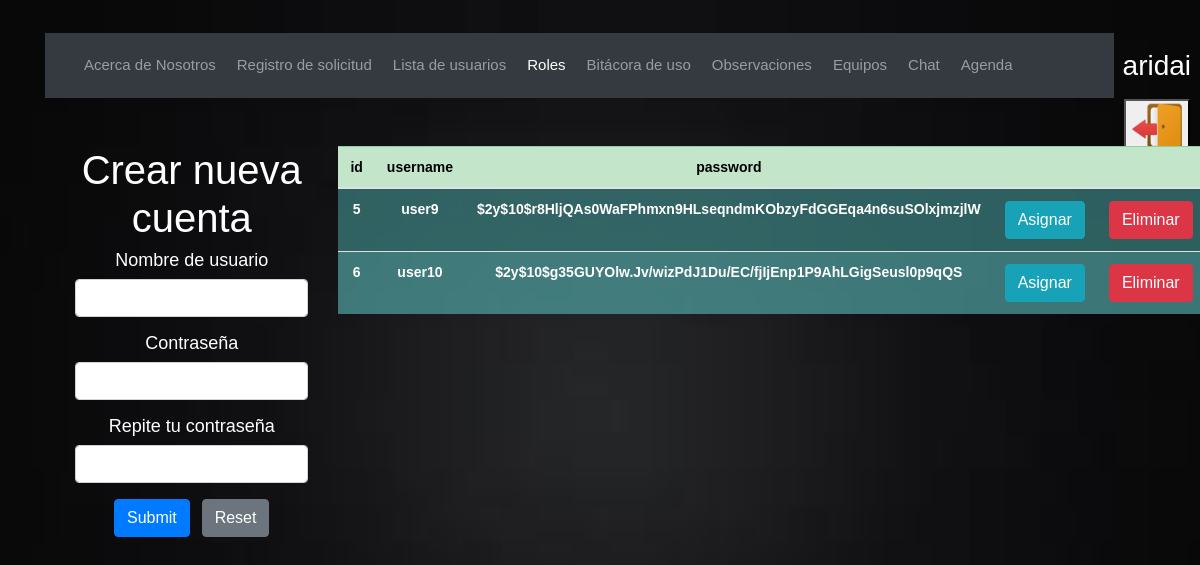
/ProyectoTW/admin/roles/roles.php (signed in), run on the app's committed database.
### tables this page shows
CREATE TABLE IF NOT EXISTS `users` (
  `id` int NOT NULL AUTO_INCREMENT,
  `username` varchar(50) NOT NULL,
  `password` varchar(255) NOT NULL,
  `created_at` datetime DEFAULT CURRENT_TIMESTAMP,
  PRIMARY KEY (`id`),
  UNIQUE KEY `username` (`username`)
);

### ProyectoTW/admin/roles/roles.php (the view, shortened to what this page needs)
<?php
$con=conectar();
$sql="SELECT * FROM users";
$query=mysqli_query($con,$sql);
$username = $password = $confirm_password = "";
$username_err = $password_err = $confirm_password_err = "";
?>
<!DOCTYPE html>
<html lang="en">
<head>
    <link rel="stylesheet" href="https://stackpath.bootstrapcdn.com/bootstrap/4.5.2/css/bootstrap.min.css">
    <link rel="stylesheet" href="../css/estilos.css">
</head>
<body>
<div class="usuario">
        <?php
        $usuario = $_SESSION['username'];
        echo "<p><h3>$usuario</h3></p>";
        ?>
        <figure>
            <button type="button" onclick="document.location='logout.php'"> <img src="../img/logout.png" height="50px" width="50px"> </button>
            <figcaption>Cerrar Sesión</figcaption>
        </figure>
    </div>
    <div class="container" role="main">
        <div class="c1">
            <div class="menu">
            <nav class="navbar navbar-expand-lg navbar-dark bg-dark">
                    <div class="container-fluid">
                        <div class="collapse navbar-collapse" id="navbarNav">
                            <ul class="navbar-nav">
                            <li class="nav-item">
                                    <a class="nav-link" href="../../login/welcome.php">Acerca de Nosotros</a>
                                </li>
                                <li class="nav-item">
                                    <a class="nav-link" href="../../solicitudes/index.php">Registro de solicitud</a>
                                </li>
                                <li class="nav-item">
                                    <a class="nav-link" href="../listaUsuarios/alumno.php">Lista de usuarios</a>
                                </li>
                                <li class="nav-item">
                                <a class="nav-link active" aria-current="page" href="../admin/roles/roles.php">Roles</a>
                                </li>
                                <li class="nav-item">
                                    <a class="nav-link" href="../../solicitudes/tabla.php">Bitácora de uso</a>
                                </li>
                                <li class="nav-item">
                                    <a class="nav-link" href="../../observaciones/listaObservaciones.php">Observaciones</a>
                                </li>
                                <li class="nav-item">
                                    <a class="nav-link" href="../equipos/equipos.php">Equipos</a>
                                </li>
                                <li class="nav-item">
                                    <a class="nav-link" href="../../chat/paginaChatAdministrador.php">Chat</a>
                                </li>
                                <li class="nav-item">
                                    <a class="nav-link" href="https://microservicio-todolist.herokuapp.com/ws/todolist.wsdl">Agenda</a>
                                </li>
                            </ul>
                        </div>
                    </div>
                </nav>
            </div>
            <div class="container mt-5">
            <div class="row">
                <div class="col-md-3">
                    <h1>Crear nueva cuenta</h1>
                    <form action="<?php echo htmlspecialchars($_SERVER["PHP_SELF"]); ?>" method="post">
                        <div class="form-group">
                            <label>Nombre de usuario</label>
                            <input type="text" name="username" class="form-control <?php echo (!empty($username_err)) ? 'is-invalid' : ''; ?>" value="<?php echo $username; ?>">
                        </div>
                        <div class="form-group">
                            <label>Contraseña</label>
                            <input type="password" name="password" class="form-control <?php echo (!empty($password_err)) ? 'is-invalid' : ''; ?>" value="<?php echo $password; ?>">
                        </div>
                        <div class="form-group">
                            <label>Repite tu contraseña</label>
                            <input type="password" name="confirm_password" class="form-control <?php echo (!empty($confirm_password_err)) ? 'is-invalid' : ''; ?>" value="<?php echo $confirm_password; ?>">
                        </div>
                        <div class="form-group">
                            <input type="submit" class="btn btn-primary" value="Submit">
                            <input type="reset" class="btn btn-secondary ml-2" value="Reset">
                        </div>
                    </form>
                </div>
                <div class="col-md-8">
                    <table class="table" >
                        <thead class="table-success table-striped" >
                            <tr>
                                <th style="color:#000000">id</th>
                                <th style="color:#000000">username</th>
                                <th style="color:#000000">password</th>
                                <th></th>
                                <th></th>
                            </tr>
                        </thead>
                        <tbody>
                            <?php
                                while($row=mysqli_fetch_array($query)){
                            ?>
                            <tr>
                                <th style="color:#ffffff" ><?php  echo $row['id']?></th>
                                <th style="color:#ffffff" ><?php  echo $row['username']?></th>
                                <th style="color:#ffffff" ><?php  echo $row['password']?></th>
                                <th style="color:#ffffff" ><a href="actualizar.php?id=<?php echo $row['id'] ?>" class="btn btn-info">Asignar</a></th>
                                <th style="color:#ffffff"><a href="delete.php?id=<?php echo $row['id'] ?>" class="btn btn-danger">Eliminar</a></th>
                            </tr>
                                <?php
                                    }
                                ?>
                        </tbody>
                    </table>
                </div>
            </div>
        </div>
        </div>
    </div>
</body>
</html>

### ProyectoTW/admin/css/estilos.css (style rules this page uses)
.c1 { font-family: Helvetica; color: white; padding: 10px; width: 100%; margin-top: 3%; margin-right: auto; margin-left: auto; }
@media (min-width: 500px) { .c1 { padding: 40px; } }
@media (min-width: 800px) { .c1 { padding: 0px; } }
.usuario { margin-top: none; margin-bottom: none; float: right; position: right; color: white; }
.menu { margin-bottom: 2%; text-align: center; }
body { background-image: url("../img/background.jpg"); background-position: center center; background-repeat: no-repeat; background-attachment: fixed; background-size: cover; text-align: center; font: 15px sans-serif; }
h1 { padding-bottom: -10; }
label { font-size: 18px; }
.menu a { padding: 15px; line-height: normal; text-decoration: none; color: white; transition: all 0.3s ease; border-bottom: 2px solid transparent; font-size: 15px; margin-right: 5px; }
button { text-align: center; }
tbody tr:nth-child(odd) { background-color: #3d8181b8; text-align: center; }
tbody tr:nth-child(even) { background-color: #4fa0a0b8; }

### ProyectoTW/admin/roles/roles.php (style rules this page uses)
body { font: 14px sans-serif; text-align: center; }

### data on the page
users: id "5", username "user9", password "$2y$10$r8HljQAs0WaFPhmxn9HLseqndmKObzyFdGGEqa4n6suSOlxjmzjlW"
users: id "6", username "user10", password "$2y$10$g35GUYOlw.Jv/wizPdJ1Du/EC/fjIjEnp1P9AhLGigSeusl0p9qQS"

### other printed values
$usuario "aridai"
